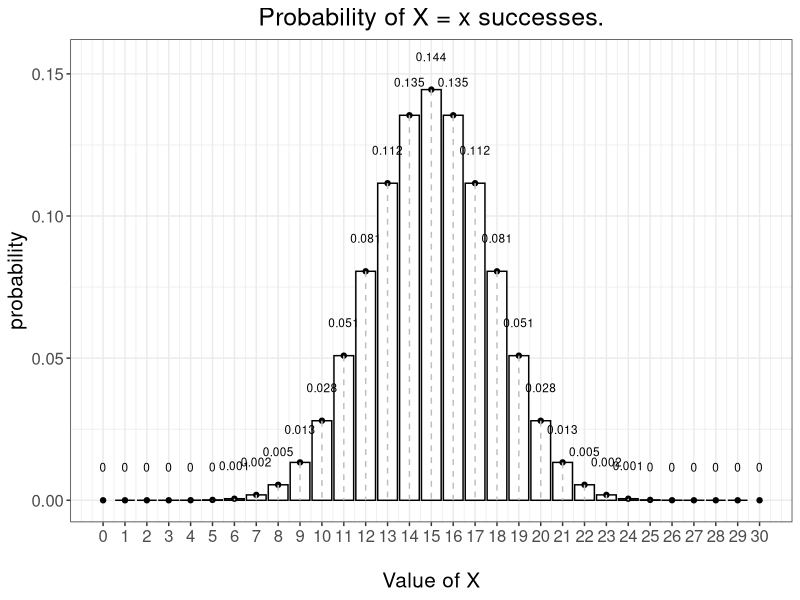
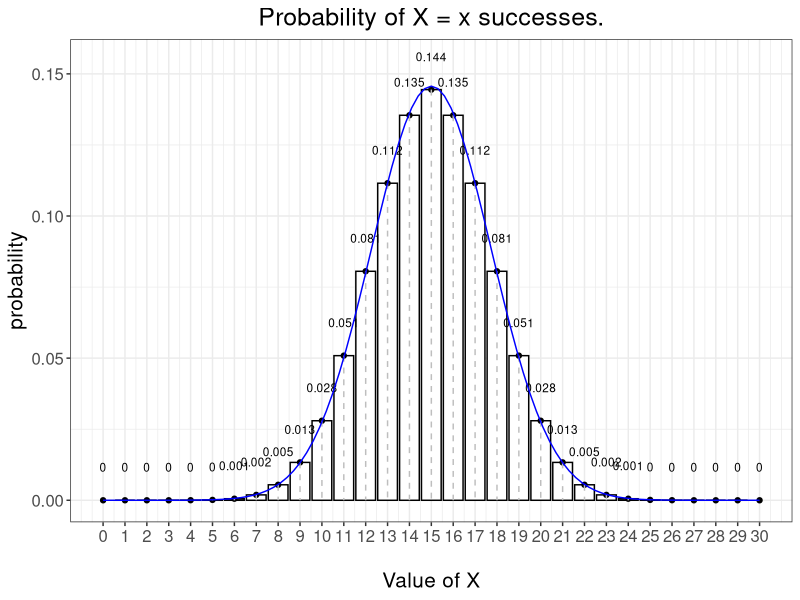
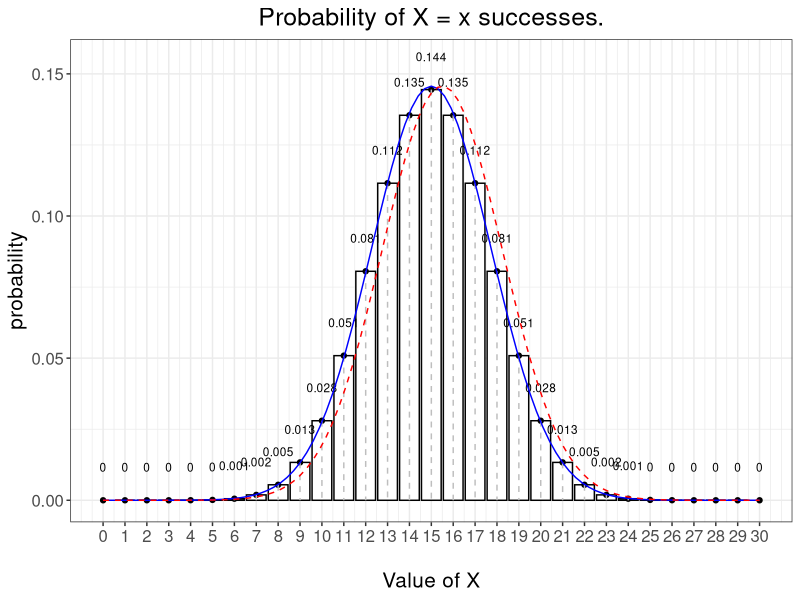

R code for these plots, in order:
library(dplyr)
library(ggplot2)

# n: Number of trials
n <- 30
# p: Probability of success
p <- 1/2

## Code for PMF
sup <- seq(0,n,1)
pmf <- dbinom(sup, size = n, prob = p)
data <- data.frame(sup, pmf, yend = rep(0,(n+1)))

graph <- ggplot(data, aes(x = sup, y = pmf)) +
  geom_col(stat="identity", color="black", fill="white") +
  geom_point() +
  geom_segment(aes(xend = sup, yend = yend), color="grey", linetype="dashed") +
  geom_text(
    aes(label = round(pmf,3), y = pmf + 0.01),
    position = position_dodge(0.9),
    size = 3,
    vjust =  0
  ) +
  scale_x_continuous(name="\nValue of X",
                     breaks=0:n,
                     limits = c(0, n)) +
  labs(title = "Probability of X = x successes.",
       x = "Successes (x)",
       y = "probability") +
  theme_bw() +
  theme(plot.title = element_text(hjust = 0.5),
        text = element_text(size = 15))
  graph
  
# Create CDF layer # Normal aproximation
pdf.normal <- function(x, mean = n*p, sd = sqrt(n*p*(1-p))) {
  dnorm(x, mean = mean, sd = sd)
}
pdf.plot.normal <- stat_function(fun = pdf.normal, color = 'blue')
graph <- graph + pdf.plot.normal
graph

# Create CDF layer # Normal aproximation
pdf.normal.correction <- function(x, mean = n*p, sd = sqrt(n*p*(1-p))) {
  dnorm(x - 0.5, mean = mean, sd = sd)
}
pdf.plot.normal.correction <- stat_function(fun = pdf.normal.correction, color = 'red', linetype = "dashed")
graph <- graph + pdf.plot.normal.correction
graph



#binoms <- rbinom(10000, n, p)
#qplot(binoms, geom="histogram") + pdf.plot.normal
